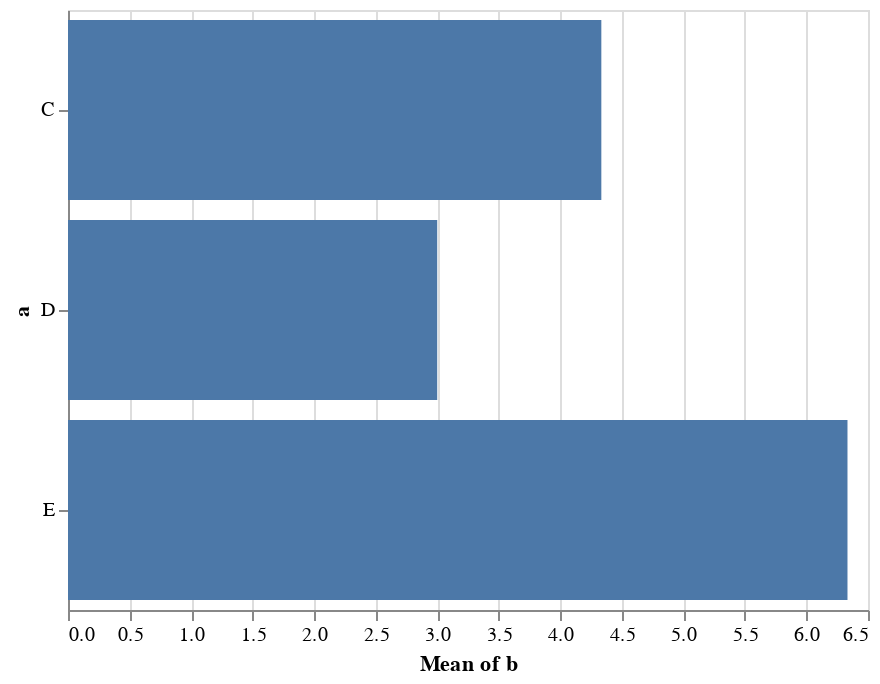

The notebook cell this image was saved under:
### Markdown cell above
More typically, aggregated values are displayed using bar charts.
Making this change is as simple as replacing `mark_point()` with `mark_bar()`:

### Code cell
chart = alt.Chart(data).mark_bar().encode(
    y='a',
    x='mean(b)'
)
chart # save the Chart to a variable and then display

### Figure 1 — Vega-Lite specification as saved in the notebook (floating-point values rounded to 4 significant figures)
{"$schema": "https://vega.github.io/schema/vega-lite/v2.4.1.json", "config": {"view": {"height": 300, "width": 400}}, "data": {"values": [{"a": "C", "b": 2}, {"a": "C", "b": 7}, {"a": "C", "b": 4}, {"a": "D", "b": 1}, {"a": "D", "b": 2}, {"a": "D", "b": 6}, {"a": "E", "b": 8}, {"a": "E", "b": 4}, {"a": "E", "b": 7}]}, "encoding": {"x": {"aggregate": "mean", "field": "b", "type": "quantitative"}, "y": {"field": "a", "type": "nominal"}}, "mark": "bar"}
